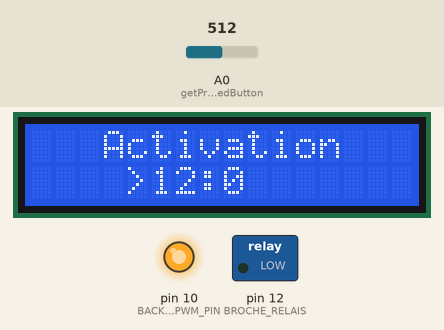
Recording of a sketch running on a simulated Arduino Uno, built with avr-gcc and run on an emulated ATmega328P. Shown: 16×2 character LCD, switched loads named in the sketch (green lamp = pin HIGH), output pins drawn as LEDs (lit = HIGH). The inputs (shaded band) are chosen by the test bench; at power-on: A0 (getPressedButton) = 512. The local clock reads 2024-03-15 10:24:30 at power-on unless the sketch sets it; what the sketch prints to the serial monitor is not drawn.

Above: at 0.66 s.
1.3 s: A0 (getPressedButton) set to 630
3.3 s: A0 (getPressedButton) set to 655
At 3.48 s:
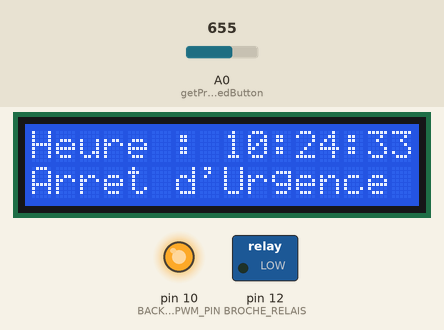
5.5 s: A0 (getPressedButton) set to 49
At 6.17 s:
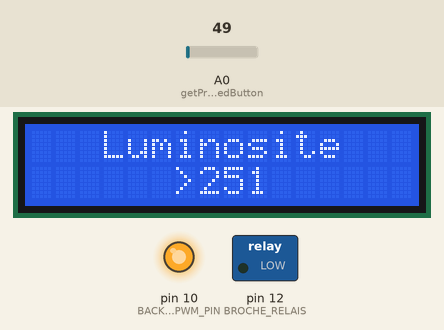
8.5 s: A0 (getPressedButton) set to 90
10.0 s: A0 (getPressedButton) set to 108
At 11.8 s:
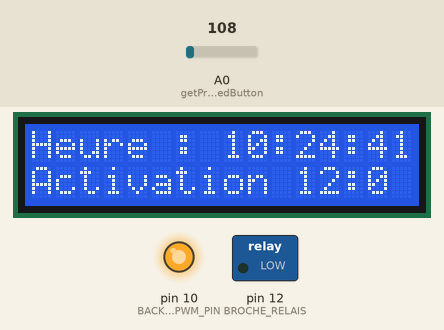
12.5 s: A0 (getPressedButton) set to 13
At 12.97 s:
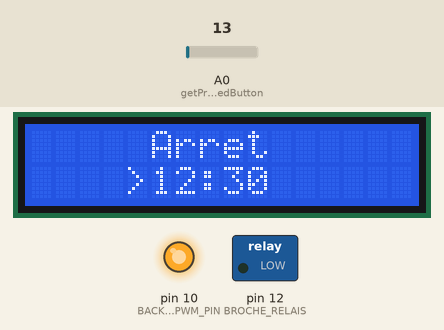
Timing chart, 0 to 15.5 s (numbered marks = the images above; inputs shaded):
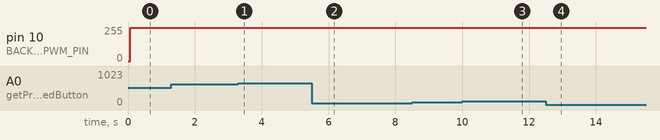

Measured:
- the behaviour switches between 638 and 639 on A0 (getPressedButton) (found by bisection; images 0 and 1)
- the behaviour switches between 98 and 99 on A0 (getPressedButton) (found by bisection; images 2 and 3)
- after the input at 3.3 s, the display: first differs from a run without the input after 0.13 s (image 1)
- after the input at 5.5 s, the display: first differs from a run without the input after 0.13 s (image 2 shows a later state)
- after the input at 10.0 s, the display: first changes after 0.17 s (image 3 shows a later state)
- after the input at 12.5 s, the display: first changes after 0.21 s (image 4 shows a later state)
- what the display in image 3 shows lasts 0.9 s, from 11.1 s to 12.0 s

The sketch:

ARCHrelais_2.0.ino
```cpp
/* Dépendances */
#include <LiquidCrystal.h>
#include <DS3231.h>
const int BROCHE_RELAIS=12;
const byte BACKLIGHT_PWM_PIN = 10;
// Init the DS3231 using the hardware interface
DS3231  rtc(SDA, SCL);
Time  t;
int h_alarm = 12;
int m_alarm = 0;
int h_alarm_stop = 12;
int m_alarm_stop = 30;
int activation=0,override=0;
int brightness=251;
/** Objet LiquidCrystal pour communication avec l'écran LCD */
LiquidCrystal lcd(8, 9, 4, 5, 6, 7);


/** Énumération des boutons utilisables */
enum {
  BUTTON_NONE,  /*!< Pas de bouton appuyé */
  BUTTON_UP,    /*!< Bouton UP (haut) */
  BUTTON_DOWN,  /*!< Bouton DOWN (bas) */
  BUTTON_LEFT,  /*!< Bouton LEFT (gauche) */
  BUTTON_RIGHT, /*!< Bouton RIGHT (droite) */
  BUTTON_SELECT /*!< Bouton SELECT */
};

int menu = 0;
/** Fonction setup() */
void setup() {
  lcd.begin(16, 2);

  // Setup Serial connection
  Serial.begin(115200);

  // Initialize the rtc object
  rtc.begin();
  // The following lines can be uncommented to set the date and time
  //rtc.setDOW(WEDNESDAY);     // Set Day-of-Week to SUNDAY
  //rtc.setTime(17, 18, 50);     // Set the time to 12:00:00 (24hr format)
  //rtc.setDate(17, 1, 2019);   // Set the date to January 1st, 2014


  pinMode(BROCHE_RELAIS, OUTPUT);

}

/** Fonction loop() */
void loop() {

 // Get data from the DS3231
  t = rtc.getTime();
  /*Serial.print(t.hour, DEC);
  Serial.print(" hour(s), ");
  Serial.print(t.min, DEC);
  Serial.print(" minute(s) and ");
  Serial.print(t.sec, DEC);*/

//Groupe d'activation du relais
 activation=alarm_activation();
//bloc de sécurité
 securite();
//affiche le bon menu
  menu_aff();

/* Affiche le bouton appuyé et effectue l'action approprié*/
 bouton();
//controle le backlight
backlight();
/* Délai pour l'affichage */
  delay(100);
}

/** Retourne le bouton appuyé (si il y en a un) */
byte getPressedButton()
{

  /* Lit l'état des boutons */
  int value = analogRead(A0);

  /* Calcul l'état des boutons */
  if (value < 99)
    return BUTTON_RIGHT;
  else if (value < 255)
    return BUTTON_UP;
  else if (value < 409)
    return BUTTON_DOWN;
  else if (value < 639)
    return BUTTON_LEFT;
  else if (value < 1010)
    return BUTTON_SELECT;
  else
    return BUTTON_NONE;

}


int alarm_activation()// verifie l'heure et passe activation=1 si correspond à l'alarme
{
if (t.hour==h_alarm)
  {
    if (t.min==m_alarm)
    {


      activation=1;


    }
  }

 if (t.hour==h_alarm_stop)
 {
   if (t.min==m_alarm_stop)
   {
     if (t.sec<3)
     {
      activation=0;
     }
   }
 }
 return activation;
 }

int securite()// vérifie que override=0 et décide si activation du relais
{
  if (activation==1)
 {
   if(override==0)
     {
       digitalWrite(BROCHE_RELAIS, HIGH);   // turn the relay on (HIGH is the voltage level)
       Serial.print("allumé \n");
     }
 }
 if (override==1)
 {
   activation=0;
   Serial.print("override 1");
 }
 if (activation==0)
 {
   digitalWrite(BROCHE_RELAIS, LOW);    // turn the relay off by making the voltage LOW
 }
 return 0;
 }


 int menu_aff()//permet d'afficher les menus
{
  if (menu == 0)
  {
    if (override==1)
    {
    lcd.clear();
    lcd.setCursor(0, 0);
    lcd.print(F("Heure : "));
    lcd.print(t.hour,DEC);
    lcd.print(":");
    lcd.print(t.min,DEC);
    lcd.print(":");
    lcd.print(t.sec,DEC);
    lcd.setCursor(0, 1);
    lcd.print("Arret d'Urgence");
    }
    else if (activation==0)
    {
    lcd.clear();
    lcd.setCursor(0, 0);
    lcd.print(F("Heure : "));
    lcd.print(t.hour,DEC);
    lcd.print(":");
    lcd.print(t.min,DEC);
    lcd.print(":");
    lcd.print(t.sec,DEC);
    lcd.setCursor(0, 1);
    lcd.print("Activation ");
    lcd.print(h_alarm,DEC);
    lcd.print(":");
    lcd.print(m_alarm,DEC);
    }
    else if (activation==1)
    {
    lcd.clear();
    lcd.setCursor(0, 0);
    lcd.print(F("Heure : "));
    lcd.print(t.hour,DEC);
    lcd.print(":");
    lcd.print(t.min,DEC);
    lcd.print(":");
    lcd.print(t.sec,DEC);
    lcd.setCursor(0, 1);
    lcd.print("Arret ");
    lcd.print(h_alarm_stop,DEC);
    lcd.print(":");
    lcd.print(m_alarm_stop,DEC);
    }
  }
  else if (menu == 1)
  {
    lcd.clear();
    lcd.setCursor(0, 0);
    lcd.print(F("   Activation   "));
    lcd.setCursor(0, 1);
    lcd.print("    >");
    lcd.print(h_alarm,DEC);
    lcd.print(":");
    lcd.print(m_alarm,DEC);

  }
  else if (menu == 2)
  {

    lcd.clear();
    lcd.setCursor(0, 0);
    lcd.print(F("   Activation   "));
    lcd.setCursor(0, 1);
    lcd.print("    ");
    lcd.print(h_alarm,DEC);
    lcd.print(":>");
    lcd.print(m_alarm,DEC);

  }
  else if (menu == 3)
  {
    lcd.clear();
    lcd.setCursor(0, 0);
    lcd.print(F("     Arret      "));
    lcd.setCursor(0, 1);
    lcd.print("    >");
    lcd.print(h_alarm_stop,DEC);
    lcd.print(":");
    lcd.print(m_alarm_stop,DEC);

  }
  else if (menu == 4)
  {
    lcd.clear();
    lcd.setCursor(0, 0);
    lcd.print(F("     Arret      "));
    lcd.setCursor(0, 1);
    lcd.print("    ");
    lcd.print(h_alarm_stop,DEC);
    lcd.print(":>");
    lcd.print(m_alarm_stop,DEC);

  }
  else if (menu==5)
  {
    lcd.clear();
    lcd.setCursor(0, 0);
    lcd.print(F("   Luminosite"));
    lcd.setCursor(0, 1);
    lcd.print("      >");
    lcd.print(brightness,DEC);
  }


  //permet de loop dans les menus
  if (menu < 0)
  {
    menu = 5;
  }
  if (menu > 5)
  {
    menu = 0;
  }
}


int bouton()//permet de savoir quel bouton a été appuyé et effetue l'action approprié
{
  switch (getPressedButton())
  {

    case BUTTON_UP:
     if (menu==5)
     {
       brightness=brightness+5;
     }
        else if (menu==4)
        {
         m_alarm_stop=m_alarm_stop+1;
        if (m_alarm_stop>59)
        {
         m_alarm_stop=0;
        }
      }
      else if (menu==3)
      {
        h_alarm_stop=h_alarm_stop+1;
        if (h_alarm_stop>23)
        {
          h_alarm_stop=0;
        }
      }
        else if (menu==2)
        {
          m_alarm=m_alarm+1;
          if (m_alarm>59)
          {
            m_alarm=0;
          }
        }
          else if (menu==1)
          {
            h_alarm=h_alarm+1;
            if (h_alarm>23)
            {
              h_alarm=0;
            }
          }


      break;

    case BUTTON_DOWN:
     if (menu==5)
          {
            brightness=brightness-5;
          }
      if (menu==4)
      {
        m_alarm_stop=m_alarm_stop-1;
        if (m_alarm_stop<0)
        {
         m_alarm_stop=59;
        }
      }
      else if (menu==3)
      {
        h_alarm_stop=h_alarm_stop-1;
        if (h_alarm_stop<0)
        {
          h_alarm_stop=23;
        }
      }
        else if (menu==2)
        {
          m_alarm=m_alarm-1;
          if (m_alarm<0)
          {
            m_alarm=59;
          }
        }
          else if (menu==1)
          {
            h_alarm=h_alarm-1;
            if (h_alarm<0)
            {
              h_alarm=23;
            }
          }


      break;

    case BUTTON_LEFT:
      menu = menu - 1;
      break;

    case BUTTON_RIGHT:
      menu = menu + 1;
      break;

    case BUTTON_SELECT:
      if (override==0)
      {
        override=1;
      }
      else if (override==1)
      {
        override=0;
      }
      break;

 }
}


int backlight()
{

  analogWrite(BACKLIGHT_PWM_PIN, brightness);
  if (brightness>255)
  {
    brightness=0;
  }

  if (brightness<0)
  {
    brightness=255;
  }
}
```
